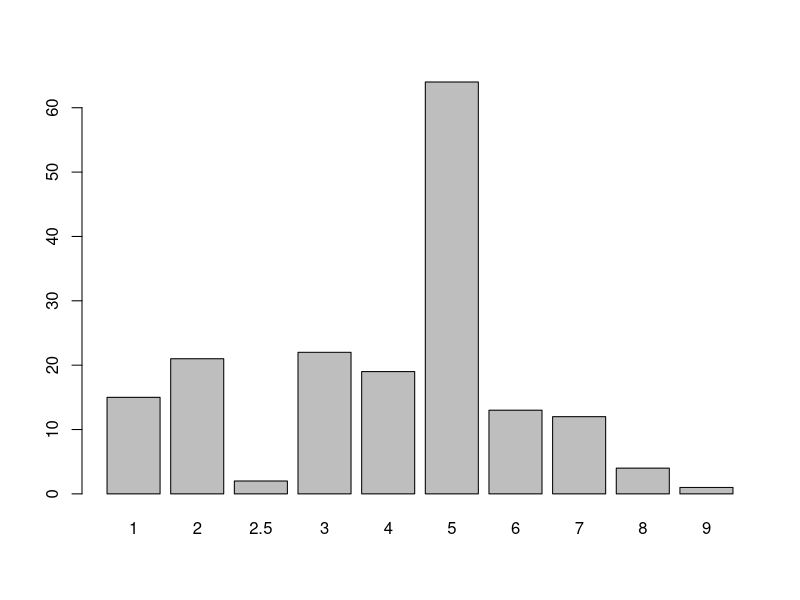
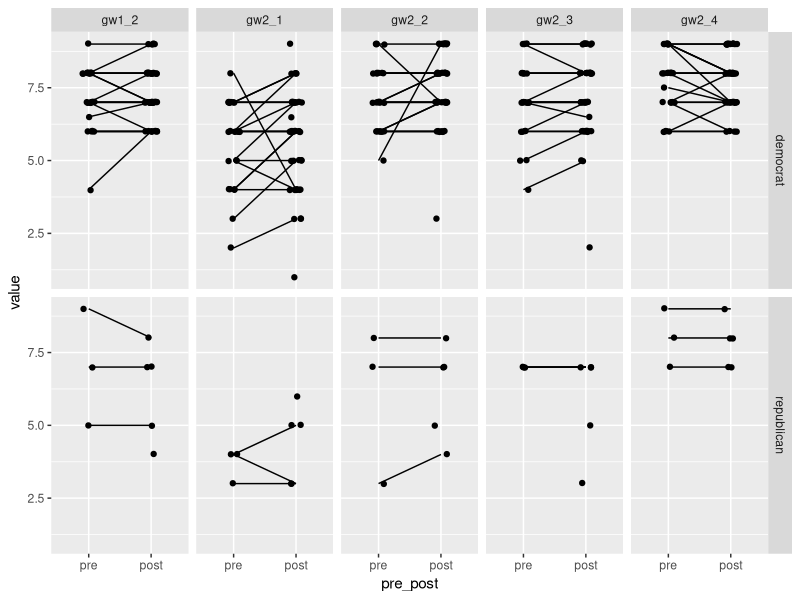
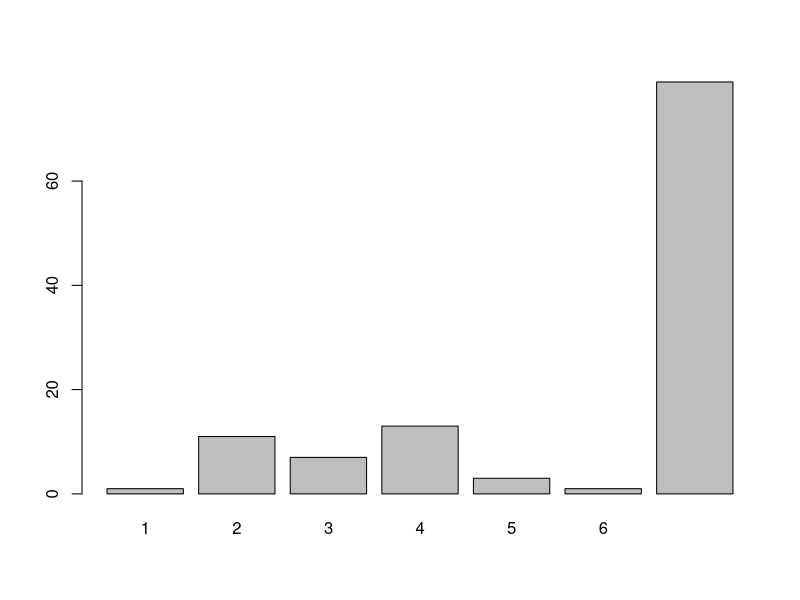
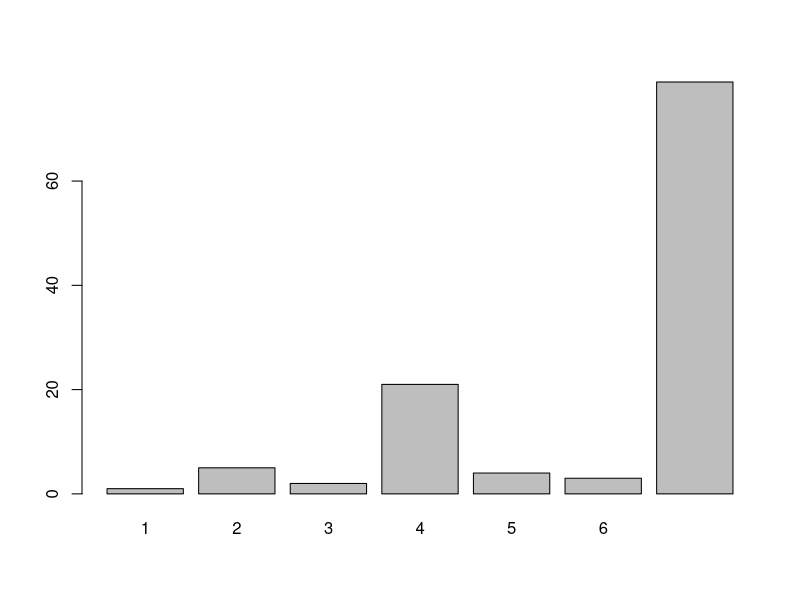
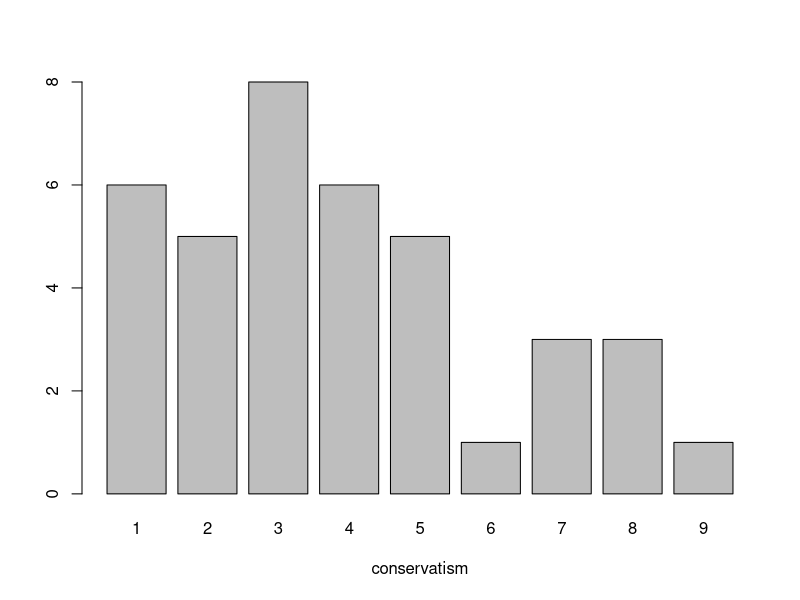
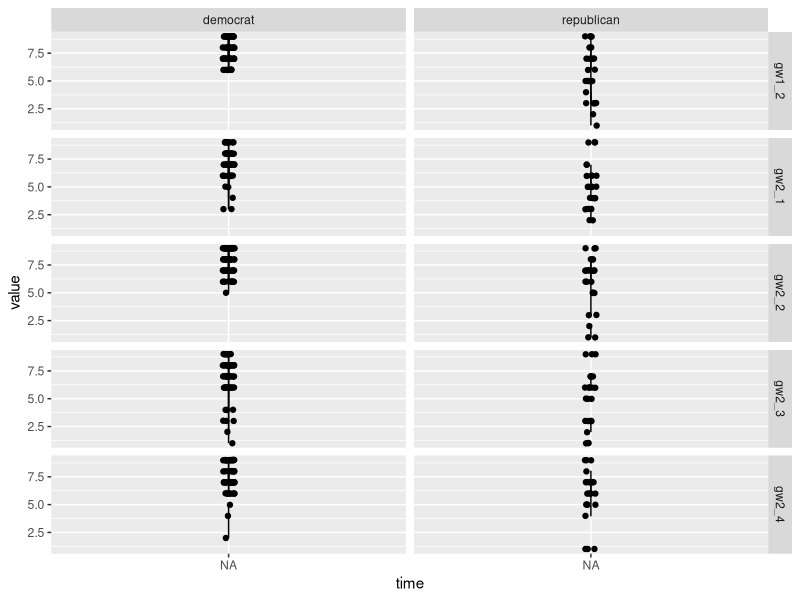
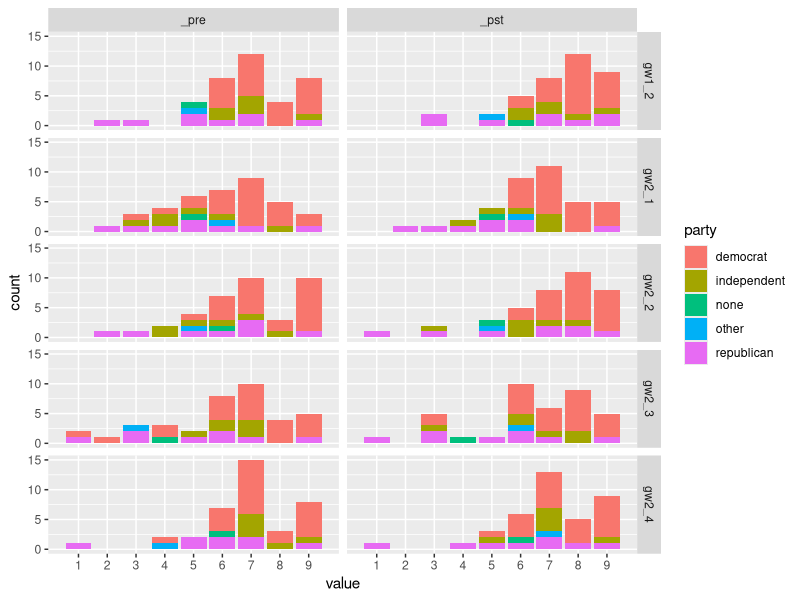

Write the R code that produced these figures, in order. (Note: this script raises an error after producing the figures.)
library(dplyr)
library(ggplot2)
library(tidyr)
library(psych)
library(BayesFactor)
library(lme4)

# Experiment 2 ----
# I would like to check out this no-pretest control group, but not sure which col that is
exp2.1 = read.csv("UCp_mech_core_intervention_notext.csv")
exp2.1$sample = "UC-Berkeley"
exp2.2 = read.csv("UT_mech_core_intervention_notext.csv")
exp2.2$sample = "UT-Brownsville"
exp2.2 = separate(exp2.2, survey_number, c('f11', 'survey_number'), sep = "-")
exp2.2$survey_number = as.numeric(as.character(exp2.2$survey_number))
# We're gonna combine these data frames so let's make sure survey_number is distinct
intersect(exp2.1$survey_number, exp2.2$survey_number) # not distinct
exp2.2$survey_number = exp2.2$survey_number + 1000
intersect(exp2.1$survey_number, exp2.2$survey_number) # distinct

# Looks like only n_s == s has pre/post (altho sometimes pre-only?)
# n_s == n looks like the post-only control
table(exp2.1$n_s, exp2.1$survey_number)
table(exp2.2$n_s, exp2.2$survey_number)

# so for now let's restrict to pre/post like they report (altho pre-only comparison could be interesting)
exp2.1 = exp2.1 %>% select(X:reread)
exp2.2 = exp2.2 %>% select(X:reread)
exp2 = bind_rows(exp2.1, exp2.2)
exp2$pre_post = factor(exp2$pre_post, levels = c("pre", "post"))

table(exp2$conservative)
barplot(table(exp2$conservative))
table(exp2$party) # 8 republicans out of 175

exp2.flat = exp2 %>%
  gather(key = "question", value = "value", starts_with("gw"))
 
exp2.flat %>% 
  filter(party %in% c("democrat", "republican")) %>% 
  #separate(question, into = c("question", "time"), sep = -4) %>% 
  #filter(question %in% c("gw1_2_", "gw2_1_", "gw2_2_")) %>% 
  ggplot(aes(x = pre_post, y = value)) +
  geom_point(position = position_jitter(width = .1, height = .02)) +
  geom_line(aes(group = survey_number)) +
  facet_grid(party~question)

# Bayes factor model?
# sum questions to make single outcome
# NOTE: MIGHT NOT WANT TO DO THIS. CHECK ITEM CODES AND MANUSCRIPT.
exp2 = exp2 %>% 
  mutate(gw_composite = gw1_2 + gw2_1 + gw2_2 + gw2_3 + gw2_4)
# Code and discard those who dropped out before post
exp2.bf = exp2 %>% 
  filter(n_s == "s") %>% 
  select(survey_number, gw_composite, pre_post, conservative) %>% 
  filter(complete.cases(.)) %>% 
  mutate(survey_number = as.factor(survey_number))
tab = table(exp2.bf$survey_number)
tab[tab == 1]
tab[tab == 1] %>% names
exp2.bf = exp2.bf %>% 
  filter(!survey_number %in% names(tab[tab==1]))

# Could plot distribution of change scores given T1 score
# or distribution of change scores given conservative

# run BayesFactor models
exp2.m0 = lmBF(gw_composite ~ survey_number, data = exp2.bf)
exp2.m1 = lmBF(gw_composite ~ pre_post + survey_number, data = exp2.bf)
exp2.m2 = lmBF(gw_composite ~ conservative + survey_number, data = exp2.bf)
exp2.m3 = lmBF(gw_composite ~ conservative + pre_post + survey_number, data = exp2.bf)
exp2.m4 = lmBF(gw_composite ~ conservative * pre_post + survey_number, data = exp2.bf)
# Error "Dependent variable must be numeric"
# And yet:
class(exp2.bf$gw_composite)
lm(gw_composite ~ survey_number, data = exp2.bf) %>% summary
lmer(gw_composite ~ pre_post * conservative + (1|survey_number), data = exp2.bf) %>% summary


# Experiment 3 ----
exp3.1 = read.csv("UCo_mech_core_intervention_notext.csv") 
exp3.2 = read.csv("UCo_mech_full_intervention_notext.csv") 
# Pruning columns
exp3.1 = exp3.1 %>% 
  select(-starts_with("k1time"), -starts_with("k2time"), -starts_with("k3time"),
         -starts_with("codes."), -starts_with("coder."))
exp3.2 = exp3.2 %>% 
  select(-starts_with("k1time"), -starts_with("k2time"), -starts_with("k3time"),
         -starts_with("codes."), -starts_with("coder."),
         -starts_with("Q"))
exp3.1$sample = "core"
exp3.2$sample = "full"

exp3 = bind_rows(exp3.1, exp3.2)

table(exp3$social.cons, useNA='always')
barplot(table(exp3$social.cons, useNA = 'always'))
table(exp3$econ.cons, useNA='always')
barplot(table(exp3$econ.cons, useNA = 'always'))
table(exp3$party, useNA = 'always')
table(exp3$party.pre, useNA = 'always')



# Experiment 4 ----
exp4.1 = read.csv("cco_mech_core_intervention_notext.csv")
exp4.2 = read.csv("cco_mech_delayed_test_notext.csv")

# Still need to fix all this
table(exp4.1$party) # you guys only have 8 republicans in the whole sample
barplot(table(exp4.1$conserv), xlab = "conservatism") # sample leans left
table(exp4.1$party, exp4.1$conserv)

intersect(exp4.1$subj_id, exp4.2$subj_id)
setdiff(exp4.1$subj_id, exp4.2$subj_id)
setdiff(exp4.2$subj_id, exp4.1$subj_id)

exp4 = left_join(exp4.1, exp4.2, by = "subj_id")

exp4 %>% 
  select(conserv, starts_with("gw")) %>% 
  cor(use = 'pairwise') %>% 
  round(3)

exp4.flat = exp4 %>% 
  select(subj_id, party, conserv, starts_with("gw")) %>% 
  gather("question", "value", starts_with("gw")) %>% 
  separate(col = question, into = c("item", "time"), sep = -4) %>% 
  mutate(time = factor(time, levels = c("pre", "pst", "fol"))) 

exp4.flat %>% 
  filter(party %in% c("democrat", "republican")) %>% 
  ggplot(aes(x = time, y = value)) +
  geom_point(position = position_jitter(width = .02, height = .02)) +
  geom_line(aes(group = subj_id)) +
  facet_grid(item ~ party)

exp4.1 %>% 
  gather(key = "question", value = "value", starts_with("gw")) %>% 
  separate(question, into = c("question", "time"), sep = -4) %>% 
  ggplot(aes(x = value, fill = party)) +
  geom_bar() +
  facet_grid(question~time) +
  scale_x_discrete(limits = 1:9)

# This is the good plot
exp4.1 %>% 
  filter(party %in% c("democrat", "republican")) %>% 
  gather(key = "question", value = "value", starts_with("gw")) %>% 
  separate(question, into = c("question", "time"), sep = -4) %>% 
  filter(question %in% c("gw1_2_", "gw2_1_", "gw2_2_")) %>% 
  ggplot(aes(x = time, y = value)) +
  geom_point(position = position_jitter(width = .1, height = .02)) +
  geom_line(aes(group = subj_id)) +
  facet_grid(party~question)

# Why does this look like it has more datapoints? What does this show us?
exp4.1 %>% 
  filter(party %in% c("democrat", "republican")) %>% 
  gather(key = "question", value = "value", starts_with("gw")) %>% 
  separate(question, into = c("question", "time"), sep = -4) %>% 
  ggplot(aes(x = time, y = value, col = party)) +
  geom_point(position = position_jitter(width = .2, height = .5)) +
  geom_line(aes(group = subj_id)) +
  facet_wrap(~question)

# Experiment 5 ----
# No political information
exp5 = read.csv("HS_mech+stats_full_intervention.csv")
exp5$time = factor(exp5$time, levels = c("pre", "post", "followup"))

exp5 %>% 
  gather(question, value, GW1:GW4) %>% 
  ggplot(aes(x = time, y = value)) +
  geom_point() +
  geom_line(aes(group = Code)) +
  facet_wrap(~question)
